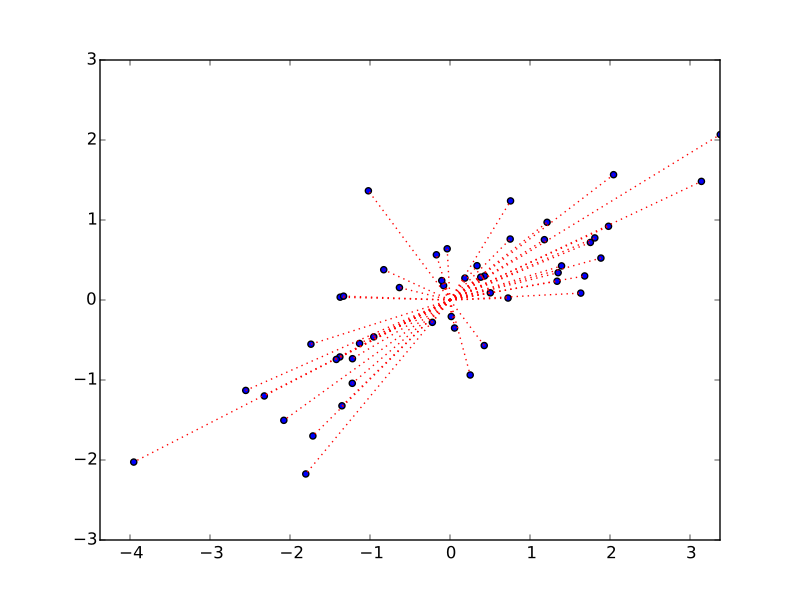

Write the Python code that produced this figure.
# Plot points and lines connecting points to origin
plt.scatter(X[0], X[1])
for point in X.T:  # iterate over columns
    plt.plot(0, 0)
    plt.plot([0, point[0]], [0, point[1]], 'r:')
plt.axis('equal')
# (-5.0, 4.0, -3.0, 3.0)
